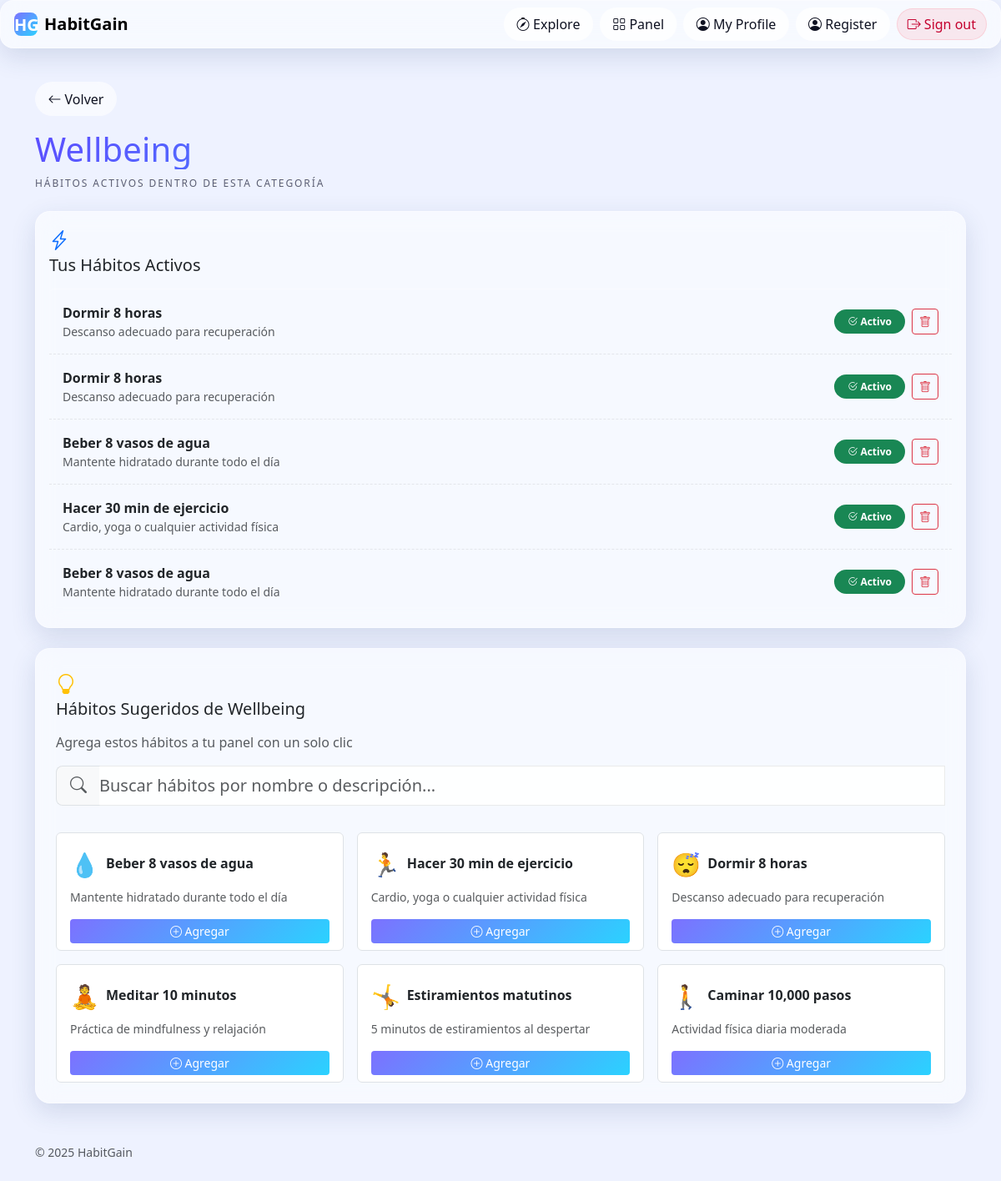
/explore/category/1 (signed in), run on the app's committed database.
### tables this page shows
CREATE TABLE categories (
                id INTEGER PRIMARY KEY AUTOINCREMENT,
                name TEXT NOT NULL UNIQUE,
                icon TEXT NOT NULL,
                created_at TIMESTAMP DEFAULT CURRENT_TIMESTAMP
            );

CREATE TABLE habits (
                id INTEGER PRIMARY KEY AUTOINCREMENT,
                name TEXT NOT NULL,
                frequency TEXT NOT NULL,
                short_desc TEXT NOT NULL,
                long_desc  TEXT NOT NULL,
                why_works  TEXT NOT NULL,
                category_id INTEGER NOT NULL,
                icon TEXT NOT NULL,
                created_at TIMESTAMP DEFAULT CURRENT_TIMESTAMP, owner_email TEXT, active INTEGER NOT NULL DEFAULT 1,
                FOREIGN KEY (category_id) REFERENCES categories(id)
            );

### habitgain/explore/__init__.py (the view)
@explore_bp.route("/category/<int:category_id>")
def category(category_id: int):
    if not _require_login():
        return redirect(url_for("auth.login"))
    email = session["user"]["email"]
    cat = Category.get_by_id(category_id)
    if not cat:
        abort(404)
    user_habits = Habit.list_active_by_owner_and_category(email, category_id)
    suggested_habits = HABIT_CATALOG.get(category_id, [])
    return render_template("category.html",
                         category=cat,
                         habits=user_habits,
                         suggested_habits=suggested_habits)

### habitgain/explore/__init__.py (called while the page is built)
def _require_login():
    return "user" in session

### habitgain/models.py (called while the page is built)
    def get_connection(self) -> sqlite3.Connection:
        conn = sqlite3.connect(self.db_name, timeout=20.0, check_same_thread=False)
        conn.row_factory = sqlite3.Row
        conn.execute("PRAGMA journal_mode=WAL")
        conn.execute("PRAGMA busy_timeout=20000")
        return conn

    @staticmethod
    def get_by_id(category_id: int) -> Optional[Dict[str, Any]]:
        db = Database()
        conn = db.get_connection()
        cur = conn.cursor()
        cur.execute(
            "SELECT id, name, icon FROM categories WHERE id=?", (category_id,))
        row = cur.fetchone()
        conn.close()
        return dict(row) if row else None

    @staticmethod
    def list_active_by_owner_and_category(email: str, category_id: int):
        db = Database()
        conn = db.get_connection()
        cur = conn.cursor()
        cur.execute(
            """
            SELECT id, owner_email, name, active, short_desc, category_id
            FROM habits
            WHERE owner_email=? AND active=1 AND (category_id = ?)
            ORDER BY id DESC
            """,
            (email, category_id),
        )
        rows = cur.fetchall()
        conn.close()
        return [dict(r) for r in rows]

### habitgain/explore/templates/category.html (shortened to what this page needs)
{% extends "base.html" %}
{% block content %}
<a href="{{ url_for('explore.home') }}" class="btn btn-ghost mb-3">
    <i class="bi bi-arrow-left"></i> Volver
</a>
<h1 class="mb-2 text-gradient">{{ category.name }}</h1>
<p class="section-kicker mb-4">Hábitos activos dentro de esta categoría</p>
<div class="card glass p-3 shadow-hover mb-4">
    <div class="section-title mb-3">
        <i class="bi bi-lightning-charge text-primary fs-4"></i>
        <h5 class="m-0">Tus Hábitos Activos</h5>
    </div>
    {% if habits %}
    <ul class="list-group list-clean">
        {% for h in habits %}
        <li class="list-group-item py-3">
            <div class="d-flex align-items-center justify-content-between">
                <div class="flex-grow-1">
                    <div class="fw-semibold">{{ h.name }}</div>
                    {% if h.short_desc %}
                    <div class="small text-muted">{{ h.short_desc }}</div>
                    {% endif %}
                </div>
                <div class="d-flex gap-2 align-items-center">
                    <span class="badge text-bg-success rounded-pill px-3 py-2">
                        <i class="bi bi-check2-circle"></i> Activo
                    </span>
                    <form method="POST" action="{{ url_for('explore.remove_habit', habit_id=h.id) }}" class="d-inline"
                          onsubmit="return confirm('¿Estás seguro de que quieres eliminar este hábito?');">
                        <button type="submit" class="btn btn-sm btn-outline-danger" title="Eliminar hábito">
                            <i class="bi bi-trash"></i>
                        </button>
                    </form>
                </div>
            </div>
        </li>
        {% endfor %}
    </ul>
    {% else %}
    <div class="text-muted">Nada por aquí. Añade un hábito a <strong>{{ category.name }}</strong> desde el catálogo.</div>
    {% endif %}
</div>
<div class="card glass p-4 shadow-hover">
    <div class="section-title mb-3">
        <i class="bi bi-lightbulb text-warning fs-4"></i>
        <h5 class="m-0">Hábitos Sugeridos de {{ category.name }}</h5>
    </div>
    {% if suggested_habits %}
    <p class="text-muted mb-3">Agrega estos hábitos a tu panel con un solo clic</p>
    <div class="mb-4">
        <div class="input-group input-group-lg">
            <span class="input-group-text bg-light border-end-0">
                <i class="bi bi-search text-muted"></i>
            </span>
            <input type="text"
                   class="form-control form-control-lg border-start-0 ps-0"
                   id="habitSearchInput"
                   placeholder="Buscar hábitos por nombre o descripción..."
                   autocomplete="off">
        </div>
    </div>
    <div class="row g-3" id="habitsContainer">
        {% for habit in suggested_habits %}
        <div class="col-12 col-md-6 col-lg-4 habit-card"
             data-habit-name="{{ habit.name|lower }}"
             data-habit-desc="{{ habit.short_desc|lower }}">
            <div class="card h-100 border hover-shadow" style="cursor: pointer; transition: transform 0.2s;">
                <div class="card-body d-flex flex-column" onclick="showHabitDetails('{{ habit.id }}')">
                    <div class="d-flex align-items-center mb-2">
                        <span class="fs-3 me-2">{{ habit.icon }}</span>
                        <h6 class="card-title fw-bold mb-0 flex-grow-1">{{ habit.name }}</h6>
                    </div>
                    <p class="card-text text-muted small flex-grow-1">{{ habit.short_desc }}</p>
                </div>
                <div class="card-footer bg-transparent border-top-0 pt-0">
                    <form method="POST" action="{{ url_for('explore.add_habit', habit_id=habit.id) }}" onclick="event.stopPropagation();">
                        <button type="submit" class="btn btn-sm btn-primary w-100">
                            <i class="bi bi-plus-circle"></i> Agregar
                        </button>
                    </form>
                </div>
            </div>
        </div>
        {% endfor %}
    </div>
    {% endif %}
</div>
{% endblock %}

### habitgain/static/css/styles.css (style rules this page uses)
:root { --bg: #eef2ff; --ink: #0f1222; --muted: #5b5e72; --primary: #6b5bff; --accent: #2bd2ff; --gradient-1: 217, 70, 239; --gradient-2: 79, 70, 229; --gradient-3: 45, 212, 191; --glass-bg: rgba(255, 255, 255, 0.55); --glass-brd: rgba(255, 255, 255, 0.35); --shadow: 0 10px 30px rgba(40, 70, 120, 0.15); }
html, body { background: var(--bg); color: var(--ink); min-height: 100%; }
.glass { backdrop-filter: blur(14px) saturate(140%); -webkit-backdrop-filter: blur(14px) saturate(140%); background: var(--glass-bg); border: 1px solid var(--glass-brd); border-radius: 16px; box-shadow: var(--shadow); }
.card.glass { border-radius: 18px; }
.btn-ghost { border: 1px solid transparent; color: var(--ink); background: rgba(255, 255, 255, 0.6); backdrop-filter: blur(10px); border-radius: 999px; padding: .45rem .9rem; }
.btn-primary { background: linear-gradient(135deg, #7c71ff, #2bd2ff); border: none; }
h1, h2, h3 { letter-spacing: .2px }
.section-kicker { font-size: .75rem; text-transform: uppercase; letter-spacing: .12rem; color: var(--muted); }
.list-clean .list-group-item { background: transparent; border: none; border-top: 1px dashed rgba(0, 0, 0, .08); }
.list-clean .list-group-item:first-child { border-top: none }
.form-control, .form-select { background: rgba(255, 255, 255, .85); border: 1px solid rgba(0, 0, 0, .08); border-radius: 12px; }
.text-gradient { background: linear-gradient(135deg, #5c4dff 0%, #2bd2ff 100%); -webkit-background-clip: text; background-clip: text; -webkit-text-fill-color: transparent; }
.shadow-hover { transition: transform .15s ease, box-shadow .15s ease; }

### data on the page
categories: name "Wellbeing"
habits: name "Dormir 8 horas", short_desc "Descanso adecuado para recuperación"
habits: name "Dormir 8 horas", short_desc "Descanso adecuado para recuperación"
habits: name "Beber 8 vasos de agua", short_desc "Mantente hidratado durante todo el día"
habits: name "Hacer 30 min de ejercicio", short_desc "Cardio, yoga o cualquier actividad física", icon "🏃"
habits: name "Beber 8 vasos de agua", short_desc "Mantente hidratado durante todo el día"

### other printed values
{{ habit.icon }} "💧" "😴" "🧘" "🤸" "🚶"
{{ habit.name }} "Beber 8 vasos de agua" "Dormir 8 horas" "Meditar 10 minutos" "Estiramientos matutinos" "Caminar 10,000 pasos"
{{ habit.short_desc }} "Mantente hidratado durante todo el día" "Descanso adecuado para recuperación" "Práctica de mindfulness y relajación" "5 minutos de estiramientos al despertar" "Actividad física diaria moderada"
{{ 2025 }} "2025"
